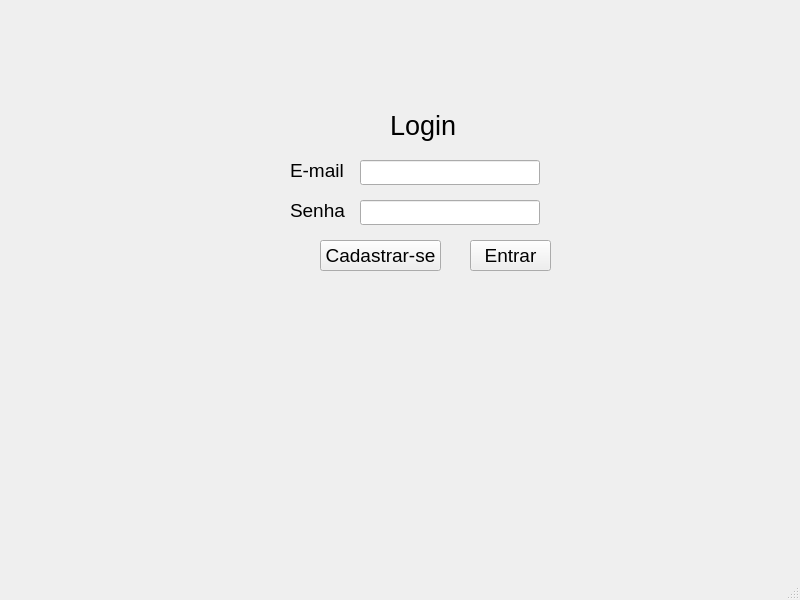
<?xml version="1.0" encoding="UTF-8"?>
<ui version="4.0">
 <class>MainWindow</class>
 <widget class="QMainWindow" name="MainWindow">
  <property name="geometry">
   <rect>
    <x>0</x>
    <y>0</y>
    <width>800</width>
    <height>600</height>
   </rect>
  </property>
  <property name="windowTitle">
   <string>MainWindow</string>
  </property>
  <widget class="QWidget" name="centralwidget">
   <widget class="QLabel" name="label_email">
    <property name="geometry">
     <rect>
      <x>290</x>
      <y>160</y>
      <width>61</width>
      <height>20</height>
     </rect>
    </property>
    <property name="font">
     <font>
      <pointsize>14</pointsize>
     </font>
    </property>
    <property name="text">
     <string>E-mail</string>
    </property>
   </widget>
   <widget class="QLabel" name="label_senha">
    <property name="geometry">
     <rect>
      <x>290</x>
      <y>200</y>
      <width>61</width>
      <height>20</height>
     </rect>
    </property>
    <property name="font">
     <font>
      <pointsize>14</pointsize>
     </font>
    </property>
    <property name="text">
     <string>Senha</string>
    </property>
   </widget>
   <widget class="QPushButton" name="Button_login">
    <property name="geometry">
     <rect>
      <x>470</x>
      <y>240</y>
      <width>81</width>
      <height>31</height>
     </rect>
    </property>
    <property name="font">
     <font>
      <pointsize>14</pointsize>
     </font>
    </property>
    <property name="text">
     <string>Entrar</string>
    </property>
   </widget>
   <widget class="QLineEdit" name="line_Email">
    <property name="geometry">
     <rect>
      <x>360</x>
      <y>160</y>
      <width>180</width>
      <height>25</height>
     </rect>
    </property>
    <property name="maximumSize">
     <size>
      <width>180</width>
      <height>25</height>
     </size>
    </property>
   </widget>
   <widget class="QLineEdit" name="line_Senha">
    <property name="geometry">
     <rect>
      <x>360</x>
      <y>200</y>
      <width>180</width>
      <height>25</height>
     </rect>
    </property>
    <property name="maximumSize">
     <size>
      <width>180</width>
      <height>25</height>
     </size>
    </property>
   </widget>
   <widget class="QLabel" name="label_login">
    <property name="geometry">
     <rect>
      <x>390</x>
      <y>100</y>
      <width>71</width>
      <height>51</height>
     </rect>
    </property>
    <property name="font">
     <font>
      <family>Segoe UI</family>
      <pointsize>20</pointsize>
     </font>
    </property>
    <property name="text">
     <string>Login</string>
    </property>
   </widget>
   <widget class="QPushButton" name="ButtonCadastrar">
    <property name="geometry">
     <rect>
      <x>320</x>
      <y>240</y>
      <width>121</width>
      <height>31</height>
     </rect>
    </property>
    <property name="font">
     <font>
      <pointsize>14</pointsize>
     </font>
    </property>
    <property name="text">
     <string>Cadastrar-se</string>
    </property>
   </widget>
  </widget>
  <widget class="QMenuBar" name="menubar">
   <property name="geometry">
    <rect>
     <x>0</x>
     <y>0</y>
     <width>800</width>
     <height>21</height>
    </rect>
   </property>
  </widget>
  <widget class="QStatusBar" name="statusbar"/>
 </widget>
 <resources/>
 <connections/>
</ui>
